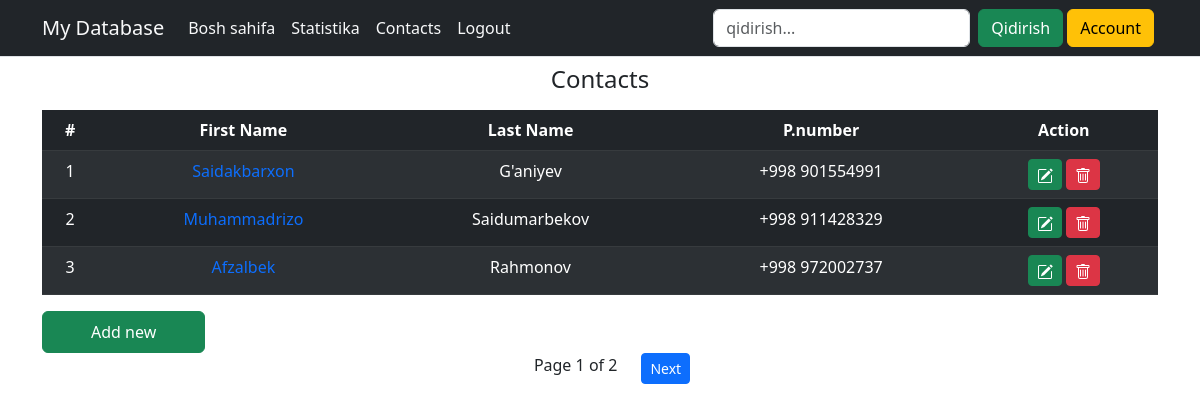
Page /contacts (signed in) on the committed database.
### baseapp/models.py (models this page shows, shortened)
class Contact(models.Model):
    id = models.UUIDField(primary_key=True, default=uuid.uuid4, editable=False)
    firstName = models.CharField(max_length=20)
    lastName = models.CharField(max_length=20)
    image = models.ImageField(upload_to='contact/')
    phonenumber = models.IntegerField()

### baseapp/views.py (the view)
# urls.py: path('contacts', ContactList.as_view(), name='contacts'),
class ContactList(generic.ListView):
    template_name = 'orm.html'
    model = Contact
    context_object_name = 'contacts'
    paginate_by = 3

### templates/orm.html (shortened to what this page needs)
{% extends 'base.html' %}
{% block content %}
<div class="container">
<h4 class="text-center py-2"> Contacts </h4>
{% if contacts %}
<table class="table table-dark table-striped">
    <thead class="text-center">
        <tr>
            <th>#</th>
            <th>First Name</th>
            <th>Last Name</th>
            <th>P.number</th>
            <th>Action</th>
        </tr>
    </thead>
    <tbody class="text-center">
        {% for contact in contacts %}
        <tr>
            <td>{{forloop.counter}}</td>
            <td><a href="{% url 'contact_detail' contact.pk %}" class="text-decoration-none"> {{contact.firstName}} </a></td>
            <td>{{contact.lastName}}</td>
            <td>+998 {{contact.phonenumber}}</td>
            <td><a href="{% url 'contact_edit' contact.pk %}" class="btn btn-success btn-sm"></a>
                 <a href="{% url 'delete_contact' contact.pk %}" class="btn btn-danger btn-sm"></a></td>
        </tr>
        {% endfor %}
    </tbody>
</table>
<div class="d-flex">
<a class="btn btn-success py-2 px-5" href="{% url 'addnew' %}"> Add new </a>
</div>
<div class='pagination justify-content-center'>
    <span class='mx-4'>
      Page {{ page_obj.number }} of {{ page_obj.paginator.num_pages }}
    </span>
    {% if page_obj.has_next %}
      <a class="btn btn-primary btn-sm" href='{% url "contacts" %}?page={{ page_obj.next_page_number }}' > Next</a>
    {% endif %}
  </div>
{% else %}
<h4 class="text-center pt-5"> No any contacts yet</h4>
{% endif %}
</div>
{% endblock content %}

### rows in the picture
Contact: firstName "Saidakbarxon", lastName "G'aniyev", phonenumber "901554991"
Contact: firstName "Muhammadrizo", lastName "Saidumarbekov", phonenumber "911428329"
Contact: firstName "Afzalbek", lastName "Rahmonov", phonenumber "972002737"

### other values in the picture
{{ page_obj.number }} "1"
{{ page_obj.paginator.num_pages }} "2"
